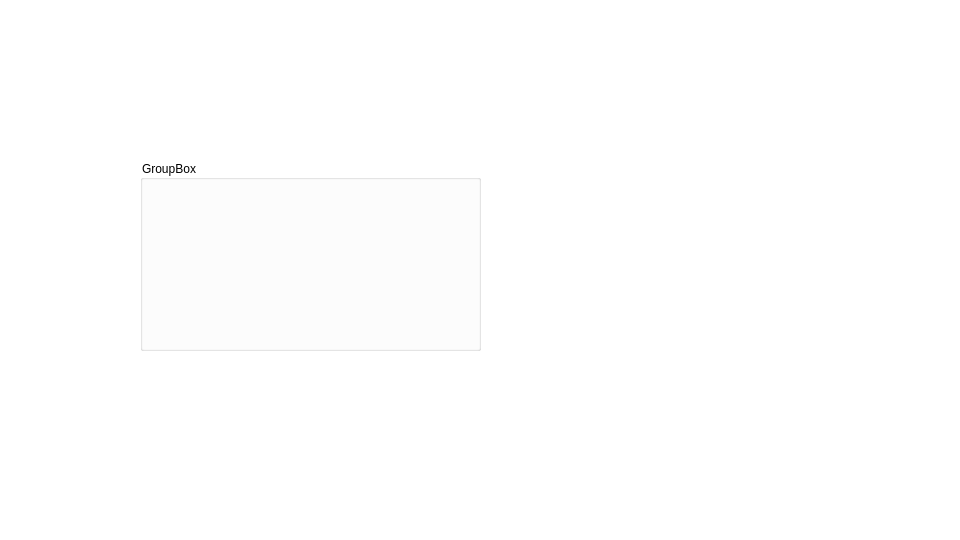
<?xml version="1.0" encoding="UTF-8"?>
<ui version="4.0">
 <class>Form</class>
 <widget class="QWidget" name="Form">
  <property name="geometry">
   <rect>
    <x>0</x>
    <y>0</y>
    <width>960</width>
    <height>540</height>
   </rect>
  </property>
  <property name="windowTitle">
   <string>Form</string>
  </property>
  <property name="styleSheet">
   <string notr="true">background: #ffffff</string>
  </property>
  <widget class="QGroupBox" name="groupBox">
   <property name="geometry">
    <rect>
     <x>140</x>
     <y>160</y>
     <width>341</width>
     <height>191</height>
    </rect>
   </property>
   <property name="title">
    <string>GroupBox</string>
   </property>
  </widget>
 </widget>
 <resources/>
 <connections/>
</ui>
